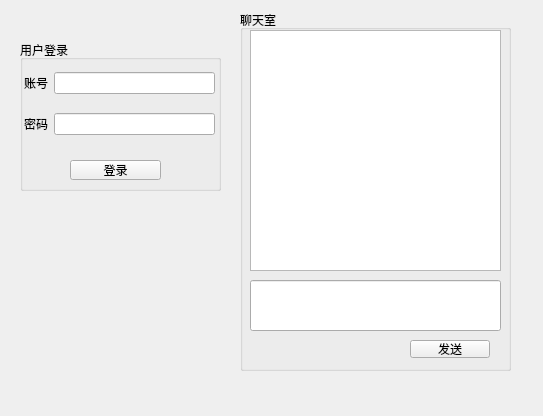
<?xml version="1.0" encoding="UTF-8"?>
<ui version="4.0">
 <class>MainWindow</class>
 <widget class="QMainWindow" name="MainWindow">
  <property name="geometry">
   <rect>
    <x>0</x>
    <y>0</y>
    <width>543</width>
    <height>416</height>
   </rect>
  </property>
  <property name="windowTitle">
   <string>MainWindow</string>
  </property>
  <widget class="QWidget" name="centralwidget">
   <widget class="QGroupBox" name="boxLogin">
    <property name="geometry">
     <rect>
      <x>20</x>
      <y>40</y>
      <width>201</width>
      <height>151</height>
     </rect>
    </property>
    <property name="title">
     <string>用户登录</string>
    </property>
    <widget class="QPushButton" name="btnLogin">
     <property name="geometry">
      <rect>
       <x>50</x>
       <y>120</y>
       <width>91</width>
       <height>20</height>
      </rect>
     </property>
     <property name="text">
      <string>登录</string>
     </property>
    </widget>
    <widget class="QWidget" name="">
     <property name="geometry">
      <rect>
       <x>4</x>
       <y>19</y>
       <width>191</width>
       <height>91</height>
      </rect>
     </property>
     <layout class="QGridLayout" name="gridLayout">
      <item row="1" column="0">
       <widget class="QLabel" name="label_2">
        <property name="text">
         <string>密码</string>
        </property>
       </widget>
      </item>
      <item row="0" column="0">
       <widget class="QLabel" name="username">
        <property name="text">
         <string>账号</string>
        </property>
       </widget>
      </item>
      <item row="0" column="1">
       <widget class="QLineEdit" name="editUsername"/>
      </item>
      <item row="1" column="1">
       <widget class="QLineEdit" name="editPassword">
        <property name="echoMode">
         <enum>QLineEdit::EchoMode::Password</enum>
        </property>
       </widget>
      </item>
     </layout>
    </widget>
   </widget>
   <widget class="QGroupBox" name="boxChat">
    <property name="geometry">
     <rect>
      <x>240</x>
      <y>10</y>
      <width>271</width>
      <height>361</height>
     </rect>
    </property>
    <property name="title">
     <string>聊天室</string>
    </property>
    <widget class="QTextEdit" name="textLog">
     <property name="geometry">
      <rect>
       <x>10</x>
       <y>20</y>
       <width>251</width>
       <height>241</height>
      </rect>
     </property>
     <property name="readOnly">
      <bool>true</bool>
     </property>
    </widget>
    <widget class="QPushButton" name="btnSend">
     <property name="geometry">
      <rect>
       <x>170</x>
       <y>330</y>
       <width>80</width>
       <height>18</height>
      </rect>
     </property>
     <property name="text">
      <string>发送</string>
     </property>
    </widget>
    <widget class="QLineEdit" name="editMsg">
     <property name="geometry">
      <rect>
       <x>10</x>
       <y>270</y>
       <width>251</width>
       <height>51</height>
      </rect>
     </property>
    </widget>
   </widget>
  </widget>
 </widget>
 <resources/>
 <connections/>
</ui>
